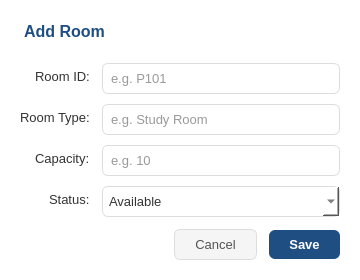
<?xml version="1.0" encoding="UTF-8"?>
<ui version="4.0">
 <class>RoomDialog</class>
 <widget class="QDialog" name="RoomDialog">
  <property name="minimumSize">
   <size>
    <width>360</width>
    <height>280</height>
   </size>
  </property>
  <property name="windowTitle">
   <string>Add Room</string>
  </property>
  <property name="styleSheet">
   <string notr="true">QDialog { background: white; }
QLabel { color: #333; font-size: 13px; }
QComboBox, QLineEdit { padding: 6px; border: 1px solid #ddd; border-radius: 6px; color: #333; font-size: 13px; background: white; }
QComboBox:focus, QLineEdit:focus { border: 1px solid #1F4F82; }
QComboBox:disabled, QLineEdit:disabled { background: #f5f5f5; color: #999; }
QPushButton#pushButtonCancel { background:#F5F5F5; border:1px solid #ddd; border-radius:6px; padding:7px 20px; color:#555; font-size:13px; }
QPushButton#pushButtonCancel:hover { background:#E0E0E0; }
QPushButton#pushButtonSave { background:#1F4F82; border:none; border-radius:6px; padding:7px 20px; color:white; font-size:13px; font-weight:bold; }
QPushButton#pushButtonSave:hover { background:#163D66; }</string>
  </property>
  <layout class="QVBoxLayout" name="verticalLayout">
   <property name="spacing">
    <number>12</number>
   </property>
   <property name="leftMargin">
    <number>20</number>
   </property>
   <property name="topMargin">
    <number>20</number>
   </property>
   <property name="rightMargin">
    <number>20</number>
   </property>
   <property name="bottomMargin">
    <number>20</number>
   </property>
   <item>
    <widget class="QLabel" name="lblTitle">
     <property name="text">
      <string>Add Room</string>
     </property>
     <property name="styleSheet">
      <string notr="true">font-size:16px; font-weight:bold; color:#1F4F82; border-bottom:1px solid #E0E0E0; padding-bottom:8px;</string>
     </property>
    </widget>
   </item>
   <item>
    <layout class="QFormLayout" name="formLayout">
     <property name="fieldGrowthPolicy">
      <enum>QFormLayout::AllNonFixedFieldsGrow</enum>
     </property>
     <property name="labelAlignment">
      <set>Qt::AlignRight|Qt::AlignVCenter</set>
     </property>
     <property name="formAlignment">
      <set>Qt::AlignLeading|Qt::AlignLeft|Qt::AlignVCenter</set>
     </property>
     <property name="verticalSpacing">
      <number>10</number>
     </property>
     <item row="0" column="0">
      <widget class="QLabel" name="labelId">
       <property name="text">
        <string>Room ID:</string>
       </property>
      </widget>
     </item>
     <item row="0" column="1">
      <widget class="QLineEdit" name="editId">
       <property name="placeholderText">
        <string>e.g. P101</string>
       </property>
      </widget>
     </item>
     <item row="1" column="0">
      <widget class="QLabel" name="labelType">
       <property name="text">
        <string>Room Type:</string>
       </property>
      </widget>
     </item>
     <item row="1" column="1">
      <widget class="QLineEdit" name="editType">
       <property name="placeholderText">
        <string>e.g. Study Room</string>
       </property>
      </widget>
     </item>
     <item row="2" column="0">
      <widget class="QLabel" name="labelCap">
       <property name="text">
        <string>Capacity:</string>
       </property>
      </widget>
     </item>
     <item row="2" column="1">
      <widget class="QLineEdit" name="editCap">
       <property name="placeholderText">
        <string>e.g. 10</string>
       </property>
      </widget>
     </item>
     <item row="3" column="0">
      <widget class="QLabel" name="labelStatus">
       <property name="text">
        <string>Status:</string>
       </property>
      </widget>
     </item>
     <item row="3" column="1">
      <widget class="QComboBox" name="comboStatus">
       <item>
        <property name="text">
         <string>Available</string>
        </property>
       </item>
       <item>
        <property name="text">
         <string>Occupied</string>
        </property>
       </item>
       <item>
        <property name="text">
         <string>Cleaning</string>
        </property>
       </item>
      </widget>
     </item>
    </layout>
   </item>
   <item>
    <layout class="QHBoxLayout" name="buttonLayout">
     <item>
      <spacer name="horizontalSpacer">
       <property name="orientation">
        <enum>Qt::Horizontal</enum>
       </property>
       <property name="sizeHint" stdset="0">
        <size>
         <width>40</width>
         <height>20</height>
        </size>
       </property>
      </spacer>
     </item>
     <item>
      <widget class="QPushButton" name="pushButtonCancel">
       <property name="text">
        <string>Cancel</string>
       </property>
       <property name="flat">
        <bool>true</bool>
       </property>
      </widget>
     </item>
     <item>
      <widget class="QPushButton" name="pushButtonSave">
       <property name="text">
        <string>Save</string>
       </property>
       <property name="flat">
        <bool>true</bool>
       </property>
      </widget>
     </item>
    </layout>
   </item>
  </layout>
 </widget>
 <resources/>
 <connections/>
</ui>
